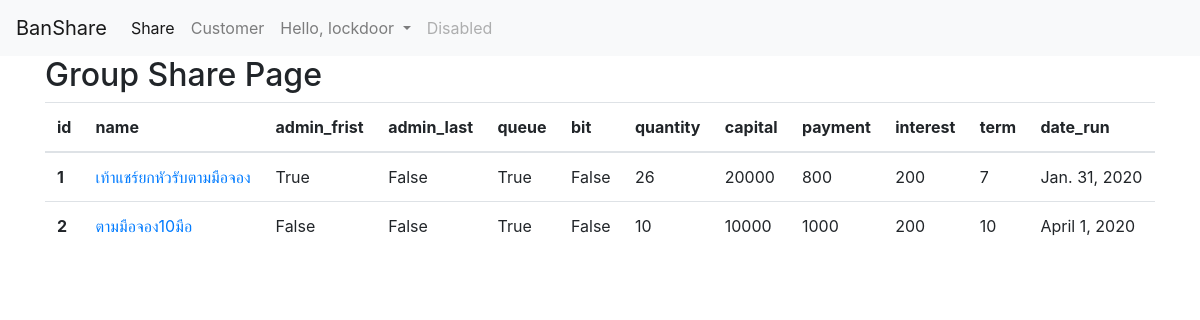
/shareGroup/ (signed in), run on an earlier commit of the app's database.
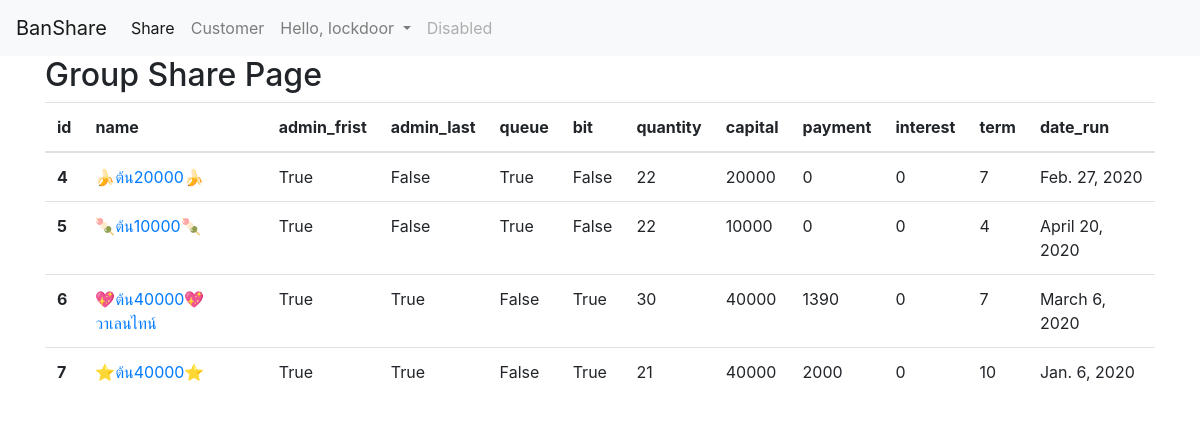
And on a later commit of the database.
### share/models.py (models this page shows, shortened)
class Share_groups(models.Model):
    name = models.CharField(max_length=200)
    admin_frist = models.BooleanField(default=True, help_text='เท้าแชร์ยกหัว')
    admin_last = models.BooleanField(default=False, help_text='เท้าแชร์หักค้ำท้าย')
    date_receive_no_payment = models.BooleanField(default=True, help_text='หักวันรับ')
    queue = models.BooleanField(default=False, help_text='รับตามมือจอง')
    fix_rate = models.BooleanField(default=False, help_text='ฟิกเรต')
    bit = models.BooleanField(default=False, help_text='บิท')
    quantity = models.IntegerField(help_text='จำนวนมือ')
    capital = models.IntegerField(help_text='เงินต้น', blank=True , null=True)
    payment = models.IntegerField(help_text='ส่งงวดละ', default=0)
    interest = models.IntegerField(help_text='ดอกต่องวด', default=0)
    term = models.IntegerField(help_text='จำนวนวันที่ส่งต่องวด', blank=True , null=True)
    fix_last_date = models.BooleanField(default=False, help_text='วันที่ส่งต้องลงท้ายตรงกัน แชร์ราย10วันและ15วันต้องติ๊กตรงนี้ด้วย')
    date_run = models.DateField(help_text='วันที่เริ่มวง')
    share_close = models.BooleanField(default=False, help_text='ปิดวง ไม่ต้องการให้แสดงผลแชร์วงนี้')
    build_share_pay_date = models.BooleanField(default=True, help_text='แสดงปุมสร้างวันจ่ายแชร์')

### share/views.py (the view)
# urls.py: path('shareGroup/', views.shareGroup, name='shareGroup'),
@login_required(login_url='share:loginForm')
def shareGroup(request):
    shares = Share_groups.objects.filter(share_close=False)
    return render(request, 'share/shareGroup.html', {'shares': shares})

### share/templates/share/shareGroup.html
{% extends 'share/nav.html' %}
{% block content %}
  <h2>Group Share Page</h2>
  <table class="table table-hover">
    <thead>
      <tr>
        <th scope="col">id</th>
        <th scope="col">name</th>
        <th scope="col">admin_frist</th>
        <th scope="col">admin_last</th>
        <th scope="col">queue</th>
        <th scope="col">bit</th>
        <th scope="col">quantity</th>
        <th scope="col">capital</th>
        <th scope="col">payment</th>
        <th scope="col">interest</th>
        <th scope="col">term</th>
        <th scope="col">date_run</th>
      </tr>
    </thead>
    <tbody>
      {% for share in shares %}
      <tr>
        <th scope="row">{{share.id}}</th>
        <td><a href="{% url 'share:shareDetail' share.id %}">{{share.name}}</a></td>
        <td>{{share.admin_frist}}</td>
        <td>{{share.admin_last}}</td>
        <td>{{share.queue}}</td>
        <td>{{share.bit}}</td>
        <td>{{share.quantity}}</td>
        <td>{{share.capital}}</td>
        <td>{{share.payment}}</td>
        <td>{{share.interest}}</td>
        <td>{{share.term}}</td>
        <td>{{share.date_run}}</td>
      </tr>
      {% endfor %}
{% endblock %}

What changed in the data, as far as the page shows it:
removed Share_groups: id "1", name "เท้าแชร์ยกหัวรับตามมือจอง", admin_frist "True", admin_last "False", queue "True", bit "False", quantity "26", capital "20000", payment "800", interest "200", term "7", date_run "Jan. 31, 2020"
removed Share_groups: id "2", name "ตามมือจอง10มือ", admin_frist "False", admin_last "False", queue "True", bit "False", quantity "10", capital "10000", payment "1000", interest "200", term "10", date_run "April 1, 2020"
added Share_groups: id "4", name "🍌ต้น20000🍌", admin_frist "True", admin_last "False", queue "True", bit "False", quantity "22", capital "20000", payment "0", interest "0", term "7", date_run "Feb. 27, 2020"
added Share_groups: id "5", name "🍡ต้น10000🍡", admin_frist "True", admin_last "False", queue "True", bit "False", quantity "22", capital "10000", payment "0", interest "0", term "4", date_run "April 20, 2020"
added Share_groups: id "6", name "💖ต้น40000💖วาเลนไทน์", admin_frist "True", admin_last "True", queue "False", bit "True", quantity "30", capital "40000", payment "1390", interest "0", term "7", date_run "March 6, 2020"
added Share_groups: id "7", name "⭐ต้น40000⭐", admin_frist "True", admin_last "True", queue "False", bit "True", quantity "21", capital "40000", payment "2000", interest "0", term "10", date_run "Jan. 6, 2020"
